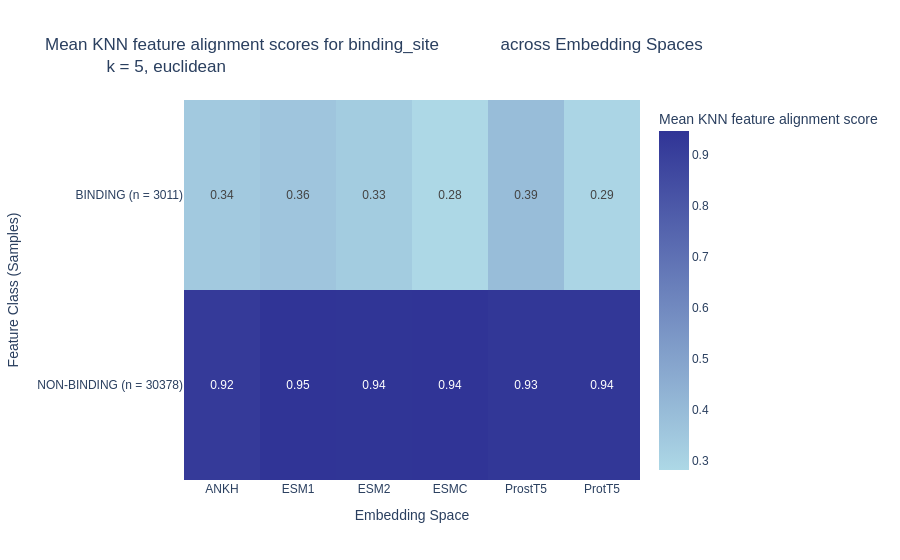

Source (notebook cell):
### Code cell
fig_3 = plot_knn_alignment_across_classes(
    emma, k=5, metric='euclidean', feature='binding_site')
fig_3.show()

### Figure 1 — Plotly figure (JSON) as saved in the notebook; plotly's stock layout.template omitted (floating-point values rounded to 4 significant figures)
{"data": [{"coloraxis": "coloraxis", "hovertemplate": "Embedding Space: %{x}<br>Feature Class (Samples): %{y}<br>Mean KNN feature alignment score: %{z}<extra></extra>", "name": "0", "texttemplate": "%{z:.2f}", "type": "heatmap", "x": ["ANKH", "ESM1", "ESM2", "ESMC", "ProstT5", "ProtT5"], "xaxis": "x", "y": ["BINDING (n = 3011)", "NON-BINDING (n = 30378)"], "yaxis": "y", "z": [[0.3406, 0.3568, 0.3317, 0.2811, 0.3925, 0.2926], [0.9203, 0.9458, 0.9432, 0.9439, 0.9345, 0.9352]]}], "layout": {"coloraxis": {"colorbar": {"title": {"text": "Mean KNN feature alignment score"}}, "colorscale": [[0, "lightblue"], [1, "#303496"]]}, "font": {"family": "Arial"}, "title": {"text": "Mean KNN feature alignment scores for binding_site             across Embedding Spaces<br>             k = 5, euclidean"}, "xaxis": {"anchor": "y", "domain": [0, 1], "title": {"text": "Embedding Space"}}, "yaxis": {"anchor": "x", "autorange": "reversed", "domain": [0, 1], "title": {"text": "Feature Class (Samples)"}}}}
